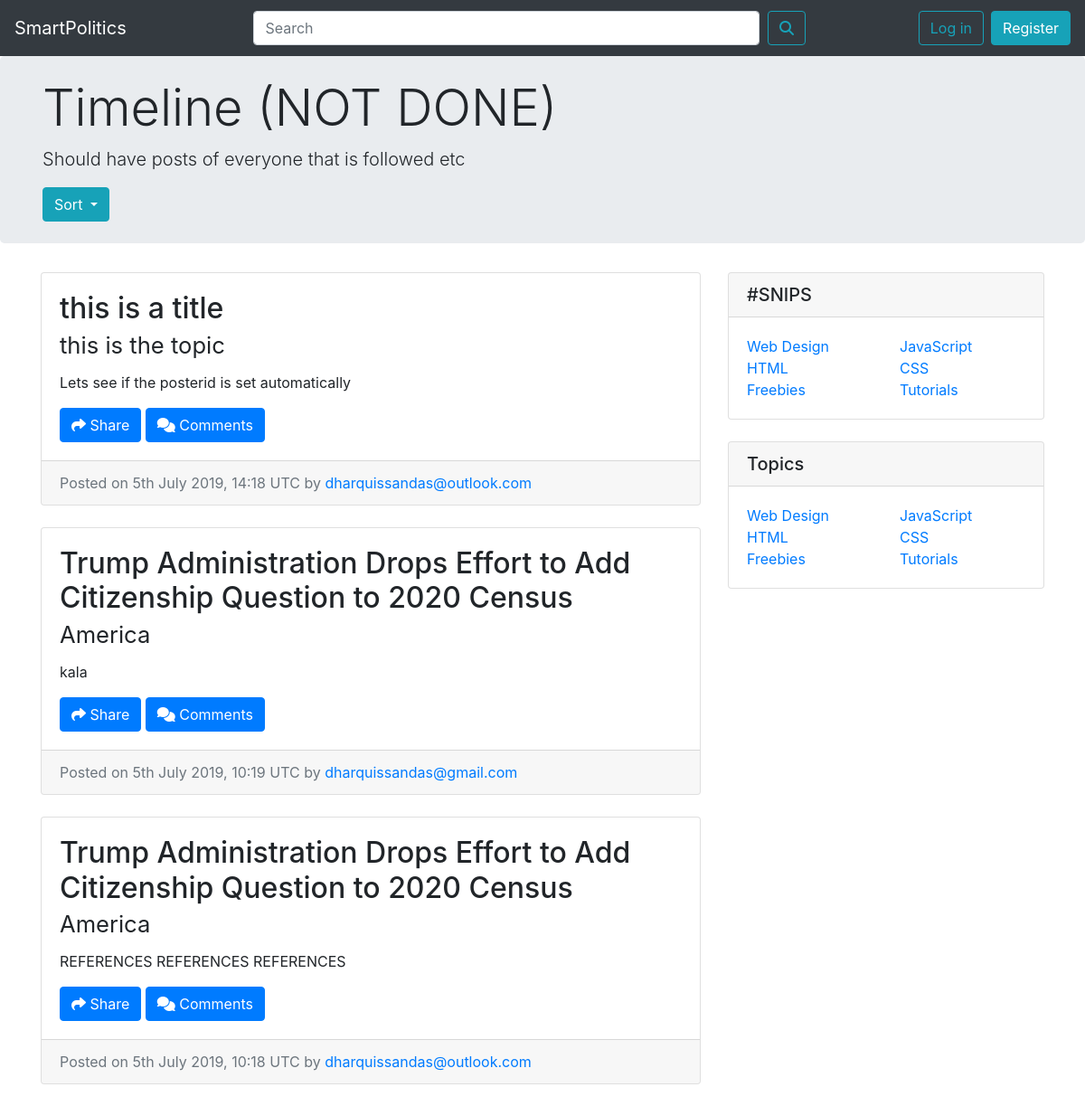
The app's page /timeline.php with its own data.
### tables this page shows
CREATE TABLE `entries` (
  `ID` int(11) NOT NULL,
  `title` varchar(255) DEFAULT NULL,
  `topic` varchar(255) DEFAULT NULL,
  `post` longtext,
  `timestamp` int(11) DEFAULT NULL,
  `upvotes` int(255) DEFAULT NULL,
  `userid` int(11) DEFAULT NULL
);

CREATE TABLE `users` (
  `ID` int(11) NOT NULL,
  `username` varchar(255) DEFAULT NULL,
  `password` varchar(1000) DEFAULT NULL,
  `email` text
);

### timeline.php (the view, shortened to what this page needs)
<?php
    include "php/connection.php";
?>
<!doctype html>
<html lang="en">
    <head>
        <link rel="stylesheet" href="https://stackpath.bootstrapcdn.com/bootstrap/4.3.1/css/bootstrap.min.css">
        <link rel="stylesheet" href="css/navbar.css">
        <link rel="stylesheet" href="css/posts.css">
    </head>
    <body>
        <nav class="navbar navbar-expand-lg navbar-dark bg-dark">
            <div class="flex-grow-1">
                <a class="navbar-brand" href="index.php">SmartPolitics</a>
            </div>
            <div class="collapse navbar-collapse" id="navbarSupportedContent">
                <div class="flex-grow-2">
                    <form class="form-inline">
                        <div class="mx-lg-0 searchbar">
                            <input class="form-control my-1" id="search" type="search" placeholder="Search" aria-label="Search">
                            <button class="btn btn-outline-info ml-1 my-1" id="button" type="submit"><i class="fas fa-search"></i></button>
                        </div>
                    </form>
                </div>
                <?php
                    if(isset($_SESSION['id'])){
                ?>
                <form method="post" action="php/logout.php" class="form-inline my-2 my-lg-0 ml-auto">
                    <button class="btn btn-outline-info my-1 mr-1" id="account" type="button">My Account</button>
                    <button class="btn btn-info my-1 mr-1" id="login" type="submit">Log out</button>
                </form>
                <?php
                    }else{
                ?>
                <form class="form-inline my-2 login my-lg-0 ml-auto">
                    <button class="btn btn-outline-info my-1 mr-1" id="login" type="button" data-toggle="modal" data-target="#loginmodal">Log in</button>
                    <button class="btn btn-info my-1 my-sm-0 ml-1" id="register" type="button" data-toggle="modal" data-target="#registermodal">Register</button>
                </form>
                <?php
                    }
                ?>
            </div>
        </nav>
        <div class="jumbotron py-4">
            <div class="container">
                <div class="row">
                    <div class="col-md-8">
                        <h1 class="display-4">Timeline (NOT DONE)</h1>
                        <p class="lead">Should have posts of everyone that is followed etc</p>
                        <div class="btn-group">
                            <button type="button" class="btn btn-info dropdown-toggle" data-toggle="dropdown" aria-haspopup="true" aria-expanded="false">
                            Sort
                            </button>
                        </div>
                    </div>
                </div>
            </div>
        </div>
        <div class="container">
            <div class="row">
                <div class="col-md-8">
                    <?php
                        $query = 'SELECT ID, title, topic, post, timestamp, upvotes, userid FROM entries WHERE userid ORDER BY ID DESC';
                        $result = mysqli_query($conn, $query) or die(mysqli_error($conn));
                        while($row = $result->fetch_assoc()){
                    ?>
                    <div class="card mb-4">
                        <div class="card-body">
                            <h2 class="card-title"><?php echo $row['title']; ?> <br> <small><?php echo $row['topic']; ?></small> </h2>
                            <p class="card-text"><?php echo $row['post']; ?></p>
                            <a href="" class="btn btn-primary"><i class="fas fa-share"></i>  Share</a>
                            <a href="<?php echo 'comments.php?id='.$row['ID'].'';?>" class="btn btn-primary"><i class="fas fa-comments"></i>  Comments</a>
                        </div>
                        <div class="card-footer text-muted">
                            <div class="footer-text">
                                Posted on <?php echo date('jS F Y, G:i e', $row['timestamp']); ?> by
                                <?php
                                    $posterid = $row['userid'];
                                    $emailquery = "SELECT email FROM users WHERE ID='$posterid'";
                                    $emailq = mysqli_query($conn, $emailquery) or die(mysqli_error($conn));
                                    $email = mysqli_fetch_assoc($emailq);
                                ?>
                                <?php
                                    if(isset($_SESSION["email"]) && $_SESSION["email"]  == $email['email']){
                                ?>
                                        <?php echo $email['email']; ?>
                                <?php
                                    }
                                    else{
                                ?>
                                    <a href="<?php echo 'useraccounts.php?id='.$posterid.'';?>"><?php echo $email['email']; ?></a>
                                <?php
                                    }
                                ?>
                            </div>
                        </div>
                    </div>
                    <?php } ?>
                </div>
                <div class="col-md-4">
                    <div class="card mb-4">
                        <h5 class="card-header">#SNIPS</h5>
                        <div class="card-body">
                            <div class="row">
                                <div class="col-lg-6">
                                    <ul class="list-unstyled mb-0">
                                        <li>
                                            <a href="#">Web Design</a>
                                        </li>
                                        <li>
                                            <a href="#">HTML</a>
                                        </li>
                                        <li>
                                            <a href="#">Freebies</a>
                                        </li>
                                    </ul>
                                </div>
                                <div class="col-lg-6">
                                    <ul class="list-unstyled mb-0">
                                    <li>
                                        <a href="#">JavaScript</a>
                                    </li>
                                    <li>
                                        <a href="#">CSS</a>
                                    </li>
                                    <li>
                                        <a href="#">Tutorials</a>
                                    </li>
                                    </ul>
                                </div>
                            </div>
                        </div>
                    </div>
                    <div class="card mb-4">
                        <h5 class="card-header">Topics</h5>
                        <div class="card-body">
                            <div class="row">
                                <div class="col-lg-6">
                                    <ul class="list-unstyled mb-0">
                                        <li>
                                            <a href="#">Web Design</a>
                                        </li>
                                        <li>
                                            <a href="#">HTML</a>
                                        </li>
                                        <li>
                                            <a href="#">Freebies</a>
                                        </li>
                                    </ul>
                                </div>
                                <div class="col-lg-6">
                                    <ul class="list-unstyled mb-0">
                                    <li>
                                        <a href="#">JavaScript</a>
                                    </li>
                                    <li>
                                        <a href="#">CSS</a>
                                    </li>
                                    <li>
                                        <a href="#">Tutorials</a>
                                    </li>
                                    </ul>
                                </div>
                            </div>
                        </div>
                    </div>
                </div>
            </div>
        </div>
    </body>
</html>

### css/navbar.css (style rules this page uses)
@media (min-width: 992px) { #search { width: 35em; } }
.navbar { margin-bottom: 0px; }

### css/posts.css (style rules this page uses)
@media (min-width: 992px) { .footer-text { display: inline; } }

### records on screen
entries: title "this is a title", topic "this is the topic", post "Lets see if the posterid is set automatically", timestamp "5th July 2019, 14:18 UTC", userid.email "dharquissandas@outlook.com"
entries: title "Trump Administration Drops Effort to Add Citizenship Question to 2020 Census", topic "America", post "kala", timestamp "5th July 2019, 10:19 UTC", userid.email "dharquissandas@gmail.com"
entries: title "Trump Administration Drops Effort to Add Citizenship Question to 2020 Census", topic "America", post "REFERENCES REFERENCES REFERENCES", timestamp "5th July 2019, 10:18 UTC", userid.email "dharquissandas@outlook.com"
